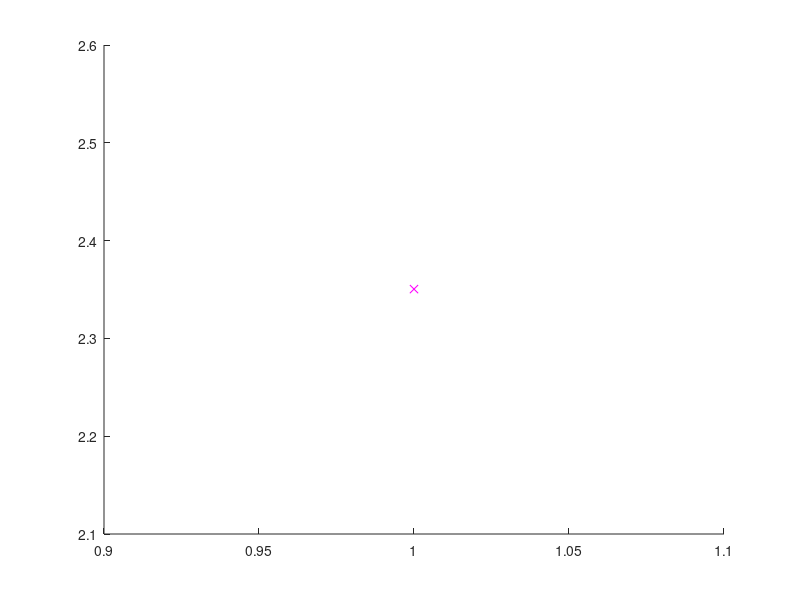

Recreate this plot in MATLAB.
function gaussint

% na kazdem radku je prislusna vaha a bod
vahy = [1	0.4179591836734694	0.0000000000000000
2	0.3818300505051189	0.4058451513773972
3	0.3818300505051189	-0.4058451513773972
4	0.2797053914892766	-0.7415311855993945
5	0.2797053914892766	0.7415311855993945
6	0.1294849661688697	-0.9491079123427585
7	0.1294849661688697	0.9491079123427585];

f = inline('sin(x)*exp(cos(x))','x');

% integracni meze
a=0;
b=pi;

integral = 0;

m = size(vahy,1);   % pocet bodu

for i=1:m
    % vahy(i,1) da i-ty bod, vahy(i,2) da i-tou vahu
    % body jsou preskalovane z (-1,1) na (a,b)
    integral = integral+vahy(i,2)*f( ( (b-a)*vahy(i,3) + (a+b) )/2 );
end

integral = integral * (b-a)/2

hold on
  plot(1,integral,'mx')
hold off

end
